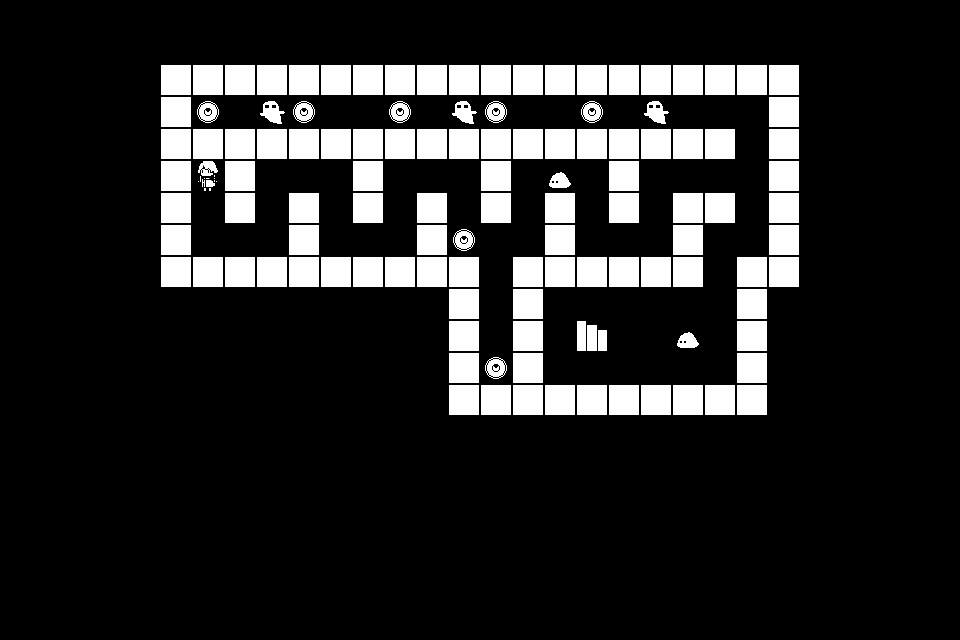

Tiled map render using the project's own tile images. Description and the whole map definition, tile-layer contents included, below:
An orthogonal 30x20 tile map with 32x32 px tiles, 3 tile layers (Tile Layer 1, Tile Layer 2, Tile Layer 3).

<map version="1.10" tiledversion="1.11.0" orientation="orthogonal" renderorder="right-down" width="30" height="20" tilewidth="32" tileheight="32" infinite="0" nextlayerid="4" nextobjectid="1">
 <editorsettings>
  <export target="../stage8.json" format="json" />
 </editorsettings>
 <tileset firstgid="1" source="tileset.tsx" />
 <layer id="1" name="Tile Layer 1" width="30" height="20">
  <data encoding="csv">
3,3,3,3,3,3,3,3,3,3,3,3,3,3,3,3,3,3,3,3,3,3,3,3,3,3,3,3,3,3,
3,3,3,3,3,3,3,3,3,3,3,3,3,3,3,3,3,3,3,3,3,3,3,3,3,3,3,3,3,3,
3,3,3,3,3,3,3,3,3,3,3,3,3,3,3,3,3,3,3,3,3,3,3,3,3,3,3,3,3,3,
3,3,3,3,3,3,3,3,3,3,3,3,3,3,3,3,3,3,3,3,3,3,3,3,3,3,3,3,3,3,
3,3,3,3,3,3,3,3,3,3,3,3,3,3,3,3,3,3,3,3,3,3,3,3,3,3,3,3,3,3,
3,3,3,3,3,3,3,3,3,3,3,3,3,3,3,3,3,3,3,3,3,3,3,3,3,3,3,3,3,3,
3,3,3,3,3,3,3,3,3,3,3,3,3,3,3,3,3,3,3,3,3,3,3,3,3,3,3,3,3,3,
3,3,3,3,3,3,3,3,3,3,3,3,3,3,3,3,3,3,3,3,3,3,3,3,3,3,3,3,3,3,
3,3,3,3,3,3,3,3,3,3,3,3,3,3,3,3,3,3,3,3,3,3,3,3,3,3,3,3,3,3,
3,3,3,3,3,3,3,3,3,3,3,3,3,3,3,3,3,3,3,3,3,3,3,3,3,3,3,3,3,3,
3,3,3,3,3,3,3,3,3,3,3,3,3,3,3,3,3,3,3,3,3,3,3,3,3,3,3,3,3,3,
3,3,3,3,3,3,3,3,3,3,3,3,3,3,3,3,3,3,3,3,3,3,3,3,3,3,3,3,3,3,
3,3,3,3,3,3,3,3,3,3,3,3,3,3,3,3,3,3,3,3,3,3,3,3,3,3,3,3,3,3,
3,3,3,3,3,3,3,3,3,3,3,3,3,3,3,3,3,3,3,3,3,3,3,3,3,3,3,3,3,3,
3,3,3,3,3,3,3,3,3,3,3,3,3,3,3,3,3,3,3,3,3,3,3,3,3,3,3,3,3,3,
3,3,3,3,3,3,3,3,3,3,3,3,3,3,3,3,3,3,3,3,3,3,3,3,3,3,3,3,3,3,
3,3,3,3,3,3,3,3,3,3,3,3,3,3,3,3,3,3,3,3,3,3,3,3,3,3,3,3,3,3,
3,3,3,3,3,3,3,3,3,3,3,3,3,3,3,3,3,3,3,3,3,3,3,3,3,3,3,3,3,3,
3,3,3,3,3,3,3,3,3,3,3,3,3,3,3,3,3,3,3,3,3,3,3,3,3,3,3,3,3,3,
3,3,3,3,3,3,3,3,3,3,3,3,3,3,3,3,3,3,3,3,3,3,3,3,3,3,3,3,3,3
</data>
 </layer>
 <layer id="2" name="Tile Layer 2" width="30" height="20">
  <data encoding="csv">
0,0,0,0,0,0,0,0,0,0,0,0,0,0,0,0,0,0,0,0,0,0,0,0,0,0,0,0,0,0,
0,0,0,0,0,0,0,0,0,0,0,0,0,0,0,0,0,0,0,0,0,0,0,0,0,0,0,0,0,0,
0,0,0,0,0,4,4,4,4,4,4,4,4,4,4,4,4,4,4,4,4,4,4,4,4,0,0,0,0,0,
0,0,0,0,0,4,0,0,0,0,0,0,0,0,0,0,0,0,0,0,0,0,0,0,4,0,0,0,0,0,
0,0,0,0,0,4,4,4,4,4,4,4,4,4,4,4,4,4,4,4,4,4,4,0,4,0,0,0,0,0,
0,0,0,0,0,4,0,4,0,0,0,4,0,0,0,4,0,0,0,4,0,0,0,0,4,0,0,0,0,0,
0,0,0,0,0,4,0,4,0,4,0,4,0,4,0,4,0,4,0,4,0,4,4,0,4,0,0,0,0,0,
0,0,0,0,0,4,0,0,0,4,0,0,0,4,0,0,0,4,0,0,0,4,0,0,4,0,0,0,0,0,
0,0,0,0,0,4,4,4,4,4,4,4,4,4,4,0,4,4,4,4,4,4,0,4,4,0,0,0,0,0,
0,0,0,0,0,0,0,0,0,0,0,0,0,0,4,0,4,0,0,0,0,0,0,4,0,0,0,0,0,0,
0,0,0,0,0,0,0,0,0,0,0,0,0,0,4,0,4,0,0,0,0,0,0,4,0,0,0,0,0,0,
0,0,0,0,0,0,0,0,0,0,0,0,0,0,4,0,4,0,0,0,0,0,0,4,0,0,0,0,0,0,
0,0,0,0,0,0,0,0,0,0,0,0,0,0,4,4,4,4,4,4,4,4,4,4,0,0,0,0,0,0,
0,0,0,0,0,0,0,0,0,0,0,0,0,0,0,0,0,0,0,0,0,0,0,0,0,0,0,0,0,0,
0,0,0,0,0,0,0,0,0,0,0,0,0,0,0,0,0,0,0,0,0,0,0,0,0,0,0,0,0,0,
0,0,0,0,0,0,0,0,0,0,0,0,0,0,0,0,0,0,0,0,0,0,0,0,0,0,0,0,0,0,
0,0,0,0,0,0,0,0,0,0,0,0,0,0,0,0,0,0,0,0,0,0,0,0,0,0,0,0,0,0,
0,0,0,0,0,0,0,0,0,0,0,0,0,0,0,0,0,0,0,0,0,0,0,0,0,0,0,0,0,0,
0,0,0,0,0,0,0,0,0,0,0,0,0,0,0,0,0,0,0,0,0,0,0,0,0,0,0,0,0,0,
0,0,0,0,0,0,0,0,0,0,0,0,0,0,0,0,0,0,0,0,0,0,0,0,0,0,0,0,0,0
</data>
 </layer>
 <layer id="3" name="Tile Layer 3" width="30" height="20">
  <data encoding="csv">
0,0,0,0,0,0,0,0,0,0,0,0,0,0,0,0,0,0,0,0,0,0,0,0,0,0,0,0,0,0,
0,0,0,0,0,0,0,0,0,0,0,0,0,0,0,0,0,0,0,0,0,0,0,0,0,0,0,0,0,0,
0,0,0,0,0,0,0,0,0,0,0,0,0,0,0,0,0,0,0,0,0,0,0,0,0,0,0,0,0,0,
0,0,0,0,0,0,8,0,9,8,0,0,8,0,9,8,0,0,8,0,9,0,0,0,0,0,0,0,0,0,
0,0,0,0,0,0,0,0,0,0,0,0,0,0,0,0,0,0,0,0,0,0,0,0,0,0,0,0,0,0,
0,0,0,0,0,0,6,0,0,0,0,0,0,0,0,0,0,7,0,0,0,0,0,0,0,0,0,0,0,0,
0,0,0,0,0,0,0,0,0,0,0,0,0,0,0,0,0,0,0,0,0,0,0,0,0,0,0,0,0,0,
0,0,0,0,0,0,0,0,0,0,0,0,0,0,8,0,0,0,0,0,0,0,0,0,0,0,0,0,0,0,
0,0,0,0,0,0,0,0,0,0,0,0,0,0,0,0,0,0,0,0,0,0,0,0,0,0,0,0,0,0,
0,0,0,0,0,0,0,0,0,0,0,0,0,0,0,0,0,0,0,0,0,0,0,0,0,0,0,0,0,0,
0,0,0,0,0,0,0,0,0,0,0,0,0,0,0,0,0,0,5,0,0,7,0,0,0,0,0,0,0,0,
0,0,0,0,0,0,0,0,0,0,0,0,0,0,0,8,0,0,0,0,0,0,0,0,0,0,0,0,0,0,
0,0,0,0,0,0,0,0,0,0,0,0,0,0,0,0,0,0,0,0,0,0,0,0,0,0,0,0,0,0,
0,0,0,0,0,0,0,0,0,0,0,0,0,0,0,0,0,0,0,0,0,0,0,0,0,0,0,0,0,0,
0,0,0,0,0,0,0,0,0,0,0,0,0,0,0,0,0,0,0,0,0,0,0,0,0,0,0,0,0,0,
0,0,0,0,0,0,0,0,0,0,0,0,0,0,0,0,0,0,0,0,0,0,0,0,0,0,0,0,0,0,
0,0,0,0,0,0,0,0,0,0,0,0,0,0,0,0,0,0,0,0,0,0,0,0,0,0,0,0,0,0,
0,0,0,0,0,0,0,0,0,0,0,0,0,0,0,0,0,0,0,0,0,0,0,0,0,0,0,0,0,0,
0,0,0,0,0,0,0,0,0,0,0,0,0,0,0,0,0,0,0,0,0,0,0,0,0,0,0,0,0,0,
0,0,0,0,0,0,0,0,0,0,0,0,0,0,0,0,0,0,0,0,0,0,0,0,0,0,0,0,0,0
</data>
 </layer>
</map>
